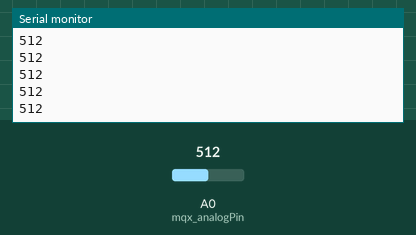
A sketch run on a simulated Arduino Uno, built with avr-gcc and run on an emulated ATmega328P. On the bench: the last lines printed to the serial monitor. The inputs (shaded band) are chosen by the test bench; at power-on: A0 (mqx_analogPin) = 512.

Above: at 1.2 s.
1.3 s: A0 (mqx_analogPin) set to 716
At 1.31 s:
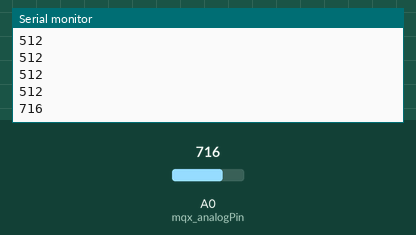
2.8 s: A0 (mqx_analogPin) set to 900
At 2.81 s:
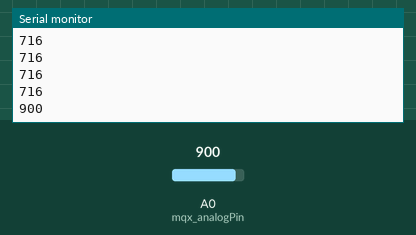
Timing chart, 0 to 5.8 s (numbered marks = the images above; inputs shaded):
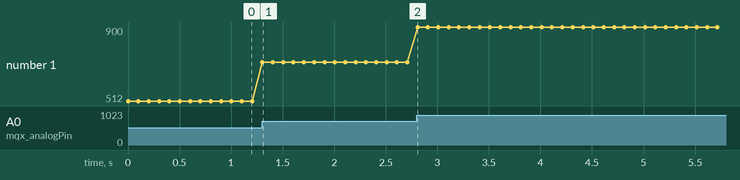

Measured:
- after the input at 1.3 s, the serial monitor: prints a new line at once (image 1)
- after the input at 2.8 s, the serial monitor: prints a new line at once (image 2)
- plotted number 1: 512 → 716 after the input at 1.3 s, 716 → 900 after the input at 2.8 s

The sketch:

GasSensor.ino
```cpp
int mqx_analogPin = A0; // connected to the output pin of MQ-X

void setup(){
  Serial.begin(9600); // open serial at 9600 bps
}

void loop()
{
  //975 alarm
  // give ample warmup time for readings to stabilize

  int mqx_value = analogRead(mqx_analogPin);
  Serial.println(mqx_value);

  delay(100); //Just here to slow down the output.
}
```
